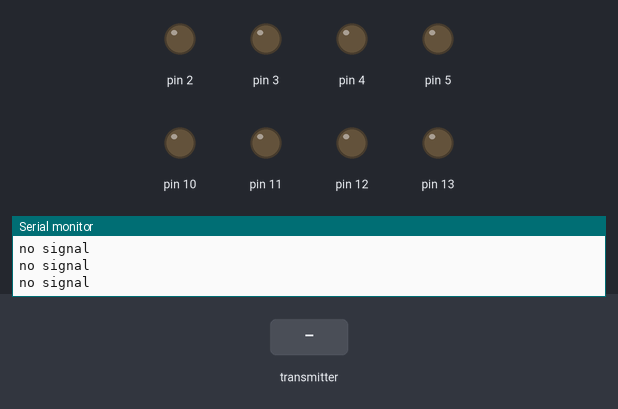
Simulated run of this sketch. Board: Arduino Mega 2560, built with avr-gcc and run on an emulated ATmega2560. On the bench: output pins drawn as LEDs (lit = HIGH), the last lines printed to the serial monitor. The inputs (shaded band) are chosen by the test bench. No radio packets arrive unless stated.

Above: at 1.2 s.
1.3 s: the transmitter starts sending msg.0 = 0
At 2.0 s:
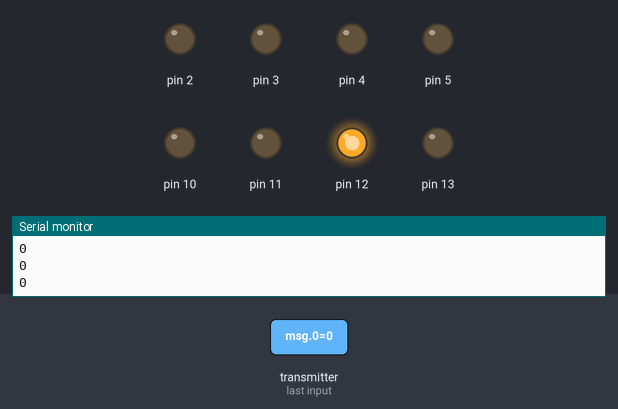
2.8 s: the transmitter starts sending msg.0 = 1
At 3.3 s:
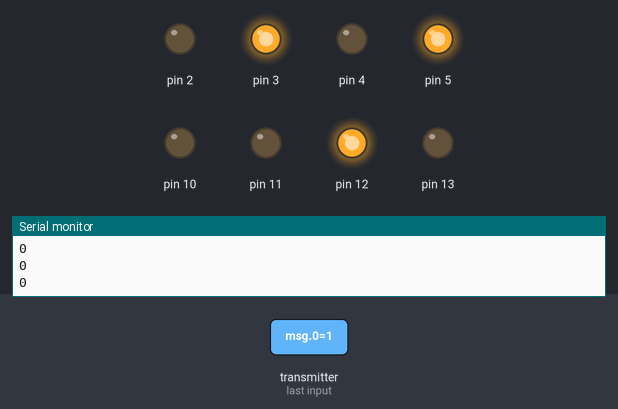
Timing chart, 0 to 5.8 s (numbered marks = the images above; inputs shaded):
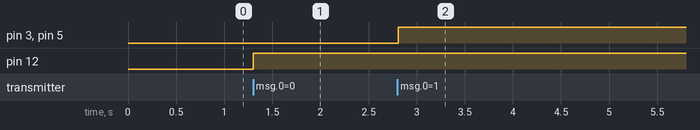

Measured:
- after the input at 1.3 s, pin 12: LOW → HIGH at once
- after the input at 2.8 s, pin 3, pin 5: LOW → HIGH at once

The sketch:

reciver_throthel_v1.ino
```cpp
#include <SPI.h>
#include "nRF24L01.h"
#include "RF24.h"
int msg[1];
//int tht[1];
RF24 radio(9,53);
const uint64_t pipe = 0xE8E8F0F0E1LL;
int v;
void setup(void)
{

Serial.begin(9600);


radio.begin();
radio.openReadingPipe(1,pipe);
radio.startListening();
pinMode(2, OUTPUT);
pinMode(3, OUTPUT);
pinMode(4, OUTPUT);
pinMode(5, OUTPUT);
pinMode(10, OUTPUT);
pinMode(11, OUTPUT);
pinMode(12, OUTPUT);
pinMode(13, OUTPUT);
}

void loop(void){


if (radio.available()){
bool done = false;
while (!done){
 //Serial.println(msg[0][0]);
done = radio.read(msg,sizeof(msg));
//radio.read(tht,sizeof (tht));
digitalWrite(10,LOW);
digitalWrite(11,LOW);
digitalWrite(12,HIGH);
digitalWrite(13,LOW);

if(msg[0]>4 && msg[0]<260){
v=msg[0];
}
//Serial.println(msg[0][0]);
//Ser//ial.println(tht[0]);
Serial.println(v);
if (msg[0] == 0){
  analogWrite(2, 0);
  analogWrite(3, 0);
  analogWrite(4, 0);
  analogWrite(5, 0);
  }
if (msg[0] == 1){
  analogWrite(2, 0);
  analogWrite(3,v-50);
  analogWrite(4, 0);
  analogWrite(5,v-50 );
  }
if (msg[0] == 2){
  analogWrite(2,v-50);
  analogWrite(3, 0);
  analogWrite(4, v-50);
  analogWrite(5, 0);
  }
if (msg[0] == 3){
  analogWrite(2,v);
  analogWrite(3, 0);
  analogWrite(4, 0);
  analogWrite(5, v);
  }
  if (msg[0] == 4){
  analogWrite(2, 0);
  analogWrite(3, v);
  analogWrite(4, v);
  analogWrite(5, 0);
  }
if(msg[0] == 1000)
{digitalWrite(10,LOW);
digitalWrite(11,HIGH);

delay(3000);
digitalWrite(11,LOW);
msg[0]=0;

}

delay(100);
}}

else{

   analogWrite(2, 0);
  analogWrite(3, 0);
  analogWrite(4, 0);
  analogWrite(5, 0);
  Serial.println("no signal");
  //
//digitalWrite(12,LOW);
//digitalWrite(13,LOW);
   }
}
```
